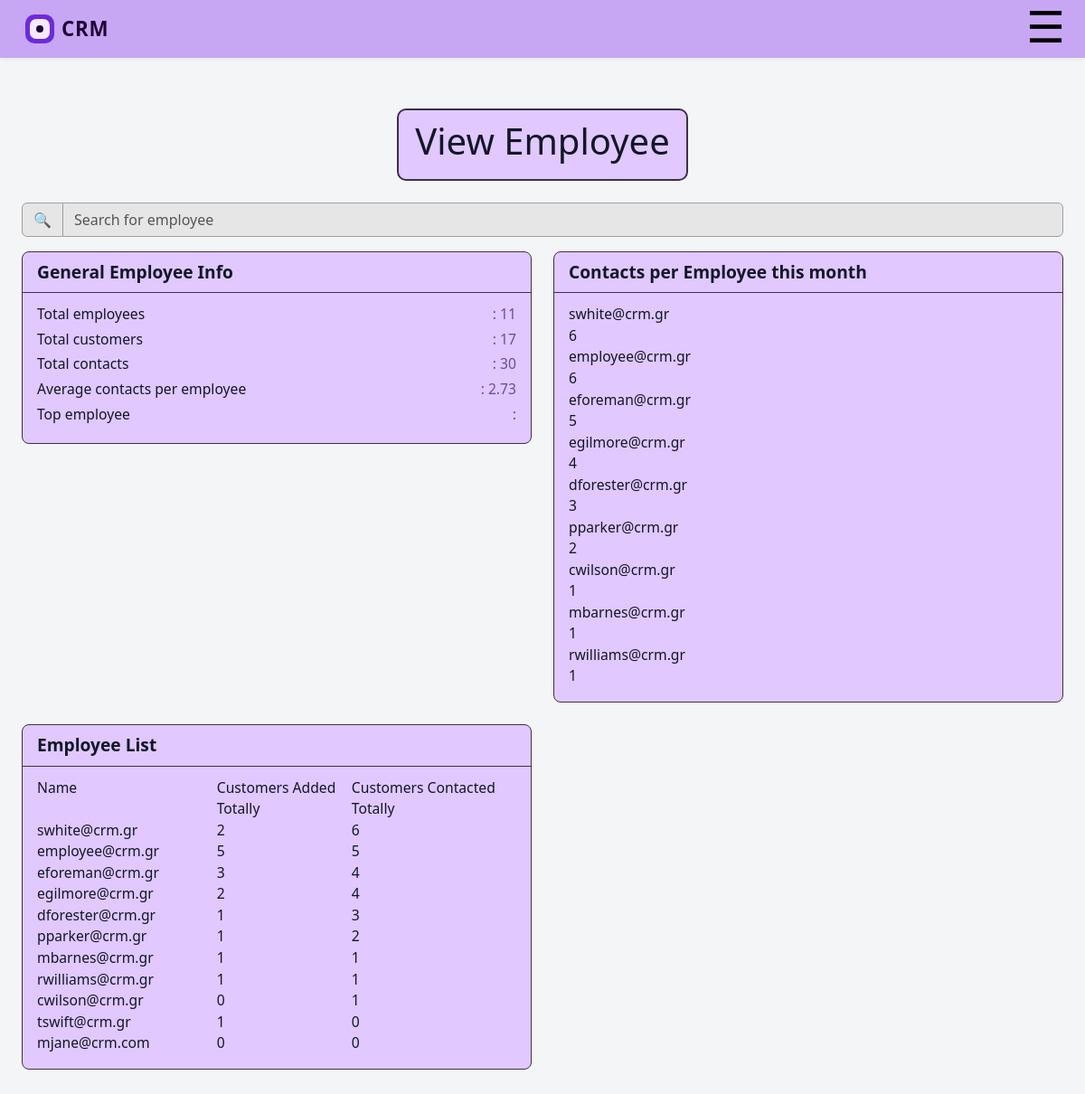
/manager/viewemployee, run on the app's committed database.
### tables this page shows
CREATE TABLE users (
                        id INTEGER PRIMARY KEY AUTOINCREMENT,
                        "username" TEXT NOT NULL, 
                        password TEXT NOT NULL,
                        role TEXT DEFAULT 'member',
                        created_at TIMESTAMP DEFAULT CURRENT_TIMESTAMP
                    , name TEXT, status TEXT);

### app.py (the view)
@app.route("/manager/viewemployee")
def manager_view_emplo():
    conn = get_db_connection()
    cur = conn.cursor()
    cur.execute("SELECT COUNT(*) FROM employees;")
    total_empl = cur.fetchone()[0]
    cur.execute("SELECT COUNT(*) FROM customers;")
    total_cus = cur.fetchone()[0]
    cur.execute("SELECT COUNT(*) FROM customer_contact;")
    total_cont = cur.fetchone()[0]
    cur.execute("""
        SELECT COUNT(*)
        FROM customer_contact
        WHERE created_at >= date('now','start of month')
          AND created_at <  date('now','start of month','+1 month');
    """)
    contacts_this_month = cur.fetchone()[0]
    average_cont = round(contacts_this_month / total_empl, 2)
    cur.execute("""
        SELECT e.username, COUNT(*) AS activity_count
        FROM customer_contact cc
        JOIN employees e ON e.id = cc.created_by_user_id
        WHERE cc.created_at >= date('now','start of month')
          AND cc.created_at <  date('now','start of month','+1 month')
        GROUP BY e.id
        ORDER BY activity_count DESC
        LIMIT 1;
    """)
    row = cur.fetchone()
    top_employee = row[0] if row else None
    cur.execute("""
        SELECT e.username AS name, COUNT(*) AS count
        FROM customer_contact cc
        JOIN employees e ON e.id = cc.created_by_user_id
        WHERE cc.created_at >= date('now','start of month')
          AND cc.created_at <  date('now','start of month','+1 month')
        GROUP BY e.id
        ORDER BY count DESC;
    """)
    month_contacts = [{"name": r[0], "count": r[1]} for r in cur.fetchall()]
    cur.execute("""
        SELECT
          e.username AS name,

          (SELECT COUNT(*)
           FROM customers c
           WHERE c.created_by_user_id = e.id
          ) AS customers_added_total,

          (SELECT COUNT(DISTINCT cc.customer_id)
           FROM customer_contact cc
           WHERE cc.created_by_user_id = e.id
          ) AS customers_contacted_total

        FROM employees e
        ORDER BY customers_contacted_total DESC, customers_added_total DESC, e.username;
    """)
    employee_list = [
        {
            "name": r[0],
            "customers_added_total": r[1],
            "customers_contacted_total": r[2],
        }
        for r in cur.fetchall()
    ]
    conn.close()
    stats = {
        "total_empl": total_empl,
        "total_cus": total_cus,
        "total_cont": total_cont,
        "average_cont": average_cont,
        "top_employee": top_employee,
        "month_contacts": month_contacts,
        "employee_list": employee_list,
        }
    return render_template("manager_view_emplo.html", stats=stats)

### app.py (called while the page is built)
def get_db_connection():
    conn = sqlite3.connect("task_manager.db")
    conn.row_factory = sqlite3.Row
    conn.execute("PRAGMA foreign_keys = ON;")
    return conn

### templates/manager_view_emplo.html (shortened to what this page needs)
{% extends "base_manager.html" %}
{% block content %}
<div class="container-xl mt-4">
<div class="d-flex justify-content-center mb-4">
    <div class="activity-header-box">
        <h1 class="admin-dashboard-title">View Employee</h1>
    </div>
</div>
    </div>
        <form method="get" class="admin-search mb-3">
            <div class="input-group">
                <span class="input-group-text admin-search-icon">🔍</span>
                <input
                    type="text"
                    class="form-control admin-search-input"
                    name="q"
                    placeholder="Search for employee"
                    value="{{ q or '' }}"
                >
            </div>
        </form>
<div class="d-flex flex-column gap-4">
  <div class="row g-4">
    <div class="col-md-6">
      <div class="activity-card">
        <div class="activity-card-header">General Employee Info</div>
        <div class="activity-card-body">
          <div class="activity-row">
            <span>Total employees</span><span>: {{ stats.total_empl }}</span>
          </div>
          <div class="activity-row">
            <span>Total customers</span><span>: {{ stats.total_cus }}</span>
          </div>
          <div class="activity-row">
            <span>Total contacts</span><span>: {{ stats.total_cont }}</span>
          </div>
          <div class="activity-row">
            <span>Average contacts per employee</span><span>: {{ stats.average_cont }}</span>
          </div>
          <div class="activity-row">
            <span>Top employee</span><span>: {{ stats.top_employee_name }}</span>
          </div>
        </div>
      </div>
    </div>
    <div class="col-md-6">
      <div class="activity-card">
        <div class="activity-card-header">Contacts per Employee this month</div>
        <div class="activity-card-body">
          {% set max_val = (stats.month_contacts | map(attribute='count') | max) if stats.month_contacts else 1 %}
          <div class="bars">
            {% for item in stats.month_contacts %}
              {% set pct = (item.count / max_val * 100) %}
              <div class="bar-row">
                <div class="bar-name">{{ item.name }}</div>
                <div class="bar-value">{{ item.count }}</div>
              </div>
            {% endfor %}
          </div>
        </div>
      </div>
    </div>
  </div>
  <div class="row g-4">
    <div class="col-md-6">
      <div class="activity-card">
        <div class="activity-card-header">Employee List</div>
        <div class="activity-card-body">
          <div class="emp-table">
            <div class="emp-head">
              <div class="emp-col name">Name</div>
              <div class="emp-col num">Customers Added Totally</div>
              <div class="emp-col num">Customers Contacted Totally</div>
            </div>
            {% for e in stats.employee_list %}
              <div class="emp-row">
                <div class="emp-col name">{{ e.name }}</div>
                <div class="emp-col num">{{ e.customers_added_total }}</div>
                <div class="emp-col num">{{ e.customers_contacted_total }}</div>
              </div>
            {% endfor %}
          </div>
        </div>
      </div>
    </div>
  </div>
</div>
{% endblock %}

### static/css/app.css (style rules this page uses)
:root { --app-bg: #f4f5f7; --app-primary: #6c2bd9; --app-primary-dark: #4c1ca3; --app-button-bg: #7a869a; --app-text-main: #111827; }
body.bg-app { background-color: var(--app-bg); font-family: system-ui, -apple-system, BlinkMacSystemFont, "Segoe UI", sans-serif; color: var(--app-text-main); }
.activity-header-box { display: inline-block; padding: 10px 18px; background: #e1c8ff; border: 2px solid #3b3148; border-radius: 10px; }
.activity-card { background: #e1c8ff; border-radius: 8px; border: 1.5px solid #3b3148; overflow: hidden; }
.activity-card-header { font-weight: 700; font-size: 1.2rem; padding: 8px 16px; border-bottom: 1px solid #3b3148; }
.activity-card-body { padding: 12px 16px 16px; font-size: 0.98rem; }
.activity-row { display: flex; justify-content: space-between; margin-bottom: 4px; }
.activity-row span:last-child { color: #6b4e92; }
.admin-search .input-group-text.admin-search-icon { background: #e6e6e6; border: 1px solid #a0a0a0; }
.admin-search-input { background: #e6e6e6; border: 1px solid #a0a0a0; }
.emp-head, .emp-row { display: grid; grid-template-columns: 1.2fr 0.9fr 1.1fr; }

### data on the page
users: name "swhite@crm.gr", customers_added_total "2", customers_contacted_total "6"
users: name "employee@crm.gr", customers_added_total "5", customers_contacted_total "5"
users: name "eforeman@crm.gr", customers_added_total "3", customers_contacted_total "4"
users: name "egilmore@crm.gr", customers_added_total "2", customers_contacted_total "4"
users: name "dforester@crm.gr", customers_added_total "1", customers_contacted_total "3"
users: name "pparker@crm.gr", customers_added_total "1", customers_contacted_total "2"
users: name "mbarnes@crm.gr", customers_added_total "1", customers_contacted_total "1"
users: name "rwilliams@crm.gr", customers_added_total "1", customers_contacted_total "1"
users: name "cwilson@crm.gr", customers_added_total "0", customers_contacted_total "1"
users: name "tswift@crm.gr", customers_added_total "1", customers_contacted_total "0"
users: name "mjane@crm.com", customers_added_total "0", customers_contacted_total "0"

### other printed values
{{ stats.total_empl }} "11"
{{ stats.total_cus }} "17"
{{ stats.total_cont }} "30"
{{ stats.average_cont }} "2.73"
{{ item.name }} "swhite@crm.gr" "employee@crm.gr" "eforeman@crm.gr" "egilmore@crm.gr" "dforester@crm.gr" "pparker@crm.gr" "cwilson@crm.gr" "mbarnes@crm.gr" "rwilliams@crm.gr"
{{ item.count }} "6" "6" "5" "4" "3" "2" "1" "1" "1"
